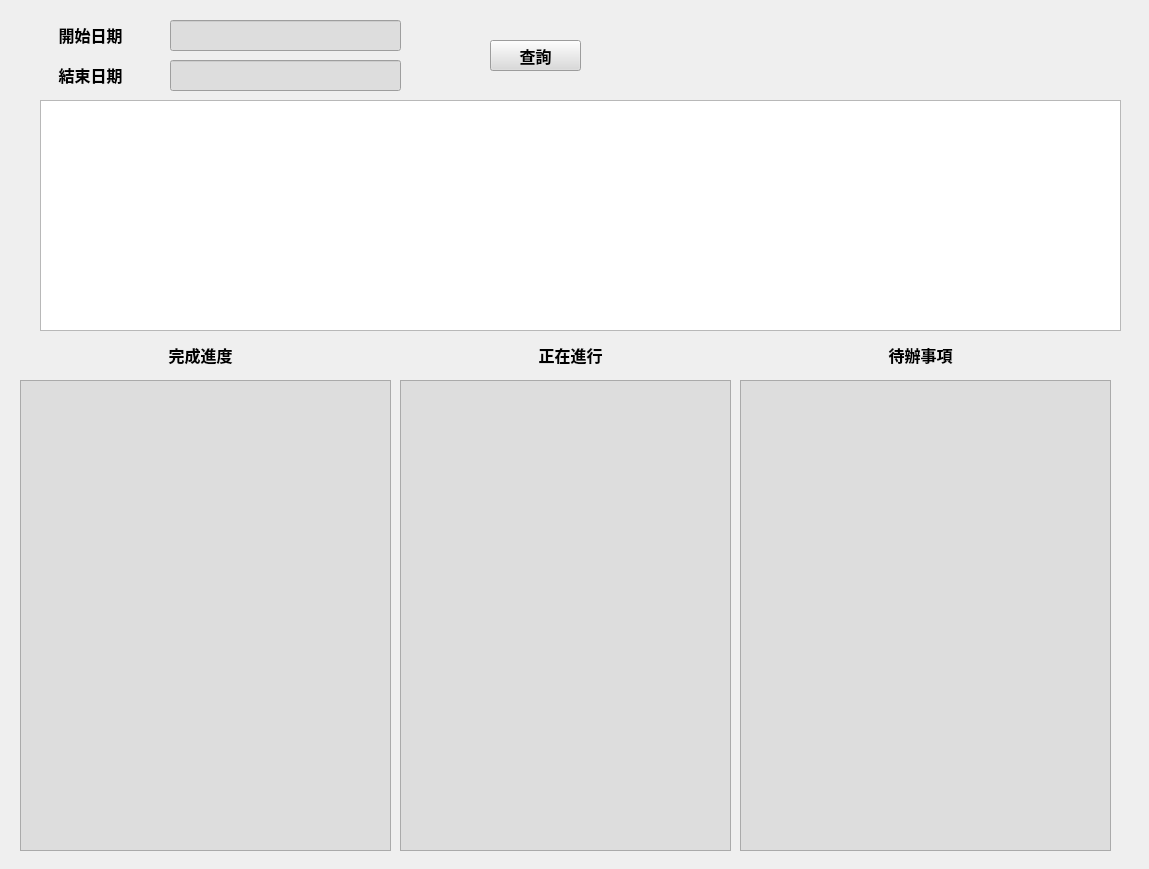
<?xml version="1.0" encoding="UTF-8"?>
<ui version="4.0">
 <class>searchsequence</class>
 <widget class="QWidget" name="searchsequence">
  <property name="geometry">
   <rect>
    <x>0</x>
    <y>0</y>
    <width>1149</width>
    <height>869</height>
   </rect>
  </property>
  <property name="windowTitle">
   <string>Form</string>
  </property>
  <widget class="QLabel" name="label">
   <property name="geometry">
    <rect>
     <x>40</x>
     <y>20</y>
     <width>101</width>
     <height>31</height>
    </rect>
   </property>
   <property name="text">
    <string>&lt;html&gt;&lt;head/&gt;&lt;body&gt;&lt;p align=&quot;center&quot;&gt;&lt;span style=&quot; font-size:12pt; font-weight:600;&quot;&gt;開始日期&lt;/span&gt;&lt;/p&gt;&lt;/body&gt;&lt;/html&gt;</string>
   </property>
  </widget>
  <widget class="QLabel" name="label_2">
   <property name="geometry">
    <rect>
     <x>40</x>
     <y>60</y>
     <width>101</width>
     <height>31</height>
    </rect>
   </property>
   <property name="text">
    <string>&lt;html&gt;&lt;head/&gt;&lt;body&gt;&lt;p align=&quot;center&quot;&gt;&lt;span style=&quot; font-size:12pt; font-weight:600;&quot;&gt;結束日期&lt;/span&gt;&lt;/p&gt;&lt;/body&gt;&lt;/html&gt;</string>
   </property>
  </widget>
  <widget class="QPushButton" name="pbSearch">
   <property name="geometry">
    <rect>
     <x>490</x>
     <y>40</y>
     <width>91</width>
     <height>31</height>
    </rect>
   </property>
   <property name="font">
    <font>
     <family>微軟正黑體</family>
     <pointsize>12</pointsize>
     <weight>75</weight>
     <bold>true</bold>
    </font>
   </property>
   <property name="styleSheet">
    <string notr="true">background-color: rgb(218, 218, 218);</string>
   </property>
   <property name="text">
    <string>查詢</string>
   </property>
  </widget>
  <widget class="QLabel" name="label_3">
   <property name="geometry">
    <rect>
     <x>150</x>
     <y>340</y>
     <width>101</width>
     <height>31</height>
    </rect>
   </property>
   <property name="text">
    <string>&lt;html&gt;&lt;head/&gt;&lt;body&gt;&lt;p align=&quot;center&quot;&gt;&lt;span style=&quot; font-size:12pt; font-weight:600;&quot;&gt;完成進度&lt;/span&gt;&lt;/p&gt;&lt;/body&gt;&lt;/html&gt;</string>
   </property>
  </widget>
  <widget class="QLabel" name="label_4">
   <property name="geometry">
    <rect>
     <x>520</x>
     <y>340</y>
     <width>101</width>
     <height>31</height>
    </rect>
   </property>
   <property name="text">
    <string>&lt;html&gt;&lt;head/&gt;&lt;body&gt;&lt;p align=&quot;center&quot;&gt;&lt;span style=&quot; font-size:12pt; font-weight:600;&quot;&gt;正在進行&lt;/span&gt;&lt;/p&gt;&lt;/body&gt;&lt;/html&gt;</string>
   </property>
  </widget>
  <widget class="QLabel" name="label_5">
   <property name="geometry">
    <rect>
     <x>870</x>
     <y>340</y>
     <width>101</width>
     <height>31</height>
    </rect>
   </property>
   <property name="text">
    <string>&lt;html&gt;&lt;head/&gt;&lt;body&gt;&lt;p align=&quot;center&quot;&gt;&lt;span style=&quot; font-size:12pt; font-weight:600;&quot;&gt;待辦事項&lt;/span&gt;&lt;/p&gt;&lt;/body&gt;&lt;/html&gt;</string>
   </property>
  </widget>
  <widget class="QTextBrowser" name="tbFinish">
   <property name="geometry">
    <rect>
     <x>20</x>
     <y>380</y>
     <width>371</width>
     <height>471</height>
    </rect>
   </property>
   <property name="font">
    <font>
     <family>微軟正黑體</family>
     <pointsize>12</pointsize>
     <weight>75</weight>
     <bold>true</bold>
    </font>
   </property>
   <property name="styleSheet">
    <string notr="true">background-color: rgb(221, 221, 221);</string>
   </property>
  </widget>
  <widget class="QTextBrowser" name="tbProcessing">
   <property name="geometry">
    <rect>
     <x>400</x>
     <y>380</y>
     <width>331</width>
     <height>471</height>
    </rect>
   </property>
   <property name="font">
    <font>
     <family>微軟正黑體</family>
     <pointsize>12</pointsize>
     <weight>75</weight>
     <bold>true</bold>
    </font>
   </property>
   <property name="styleSheet">
    <string notr="true">background-color: rgb(221, 221, 221);</string>
   </property>
  </widget>
  <widget class="QTextBrowser" name="tbToDo">
   <property name="geometry">
    <rect>
     <x>740</x>
     <y>380</y>
     <width>371</width>
     <height>471</height>
    </rect>
   </property>
   <property name="font">
    <font>
     <family>微軟正黑體</family>
     <pointsize>12</pointsize>
     <weight>75</weight>
     <bold>true</bold>
    </font>
   </property>
   <property name="styleSheet">
    <string notr="true">background-color: rgb(221, 221, 221);</string>
   </property>
  </widget>
  <widget class="QLineEdit" name="leDateStart">
   <property name="geometry">
    <rect>
     <x>170</x>
     <y>20</y>
     <width>231</width>
     <height>31</height>
    </rect>
   </property>
   <property name="font">
    <font>
     <family>微軟正黑體</family>
     <pointsize>12</pointsize>
     <weight>75</weight>
     <bold>true</bold>
    </font>
   </property>
   <property name="styleSheet">
    <string notr="true">background-color: rgb(221, 221, 221);</string>
   </property>
   <property name="alignment">
    <set>Qt::AlignCenter</set>
   </property>
  </widget>
  <widget class="QLineEdit" name="leDateEnd">
   <property name="geometry">
    <rect>
     <x>170</x>
     <y>60</y>
     <width>231</width>
     <height>31</height>
    </rect>
   </property>
   <property name="font">
    <font>
     <family>微軟正黑體</family>
     <pointsize>12</pointsize>
     <weight>75</weight>
     <bold>true</bold>
    </font>
   </property>
   <property name="styleSheet">
    <string notr="true">background-color: rgb(221, 221, 221);</string>
   </property>
   <property name="alignment">
    <set>Qt::AlignCenter</set>
   </property>
  </widget>
  <widget class="QTableWidget" name="tableWidget">
   <property name="geometry">
    <rect>
     <x>40</x>
     <y>100</y>
     <width>1081</width>
     <height>231</height>
    </rect>
   </property>
   <property name="font">
    <font>
     <family>微軟正黑體</family>
     <pointsize>10</pointsize>
     <weight>75</weight>
     <bold>true</bold>
    </font>
   </property>
  </widget>
 </widget>
 <resources/>
 <connections/>
</ui>
